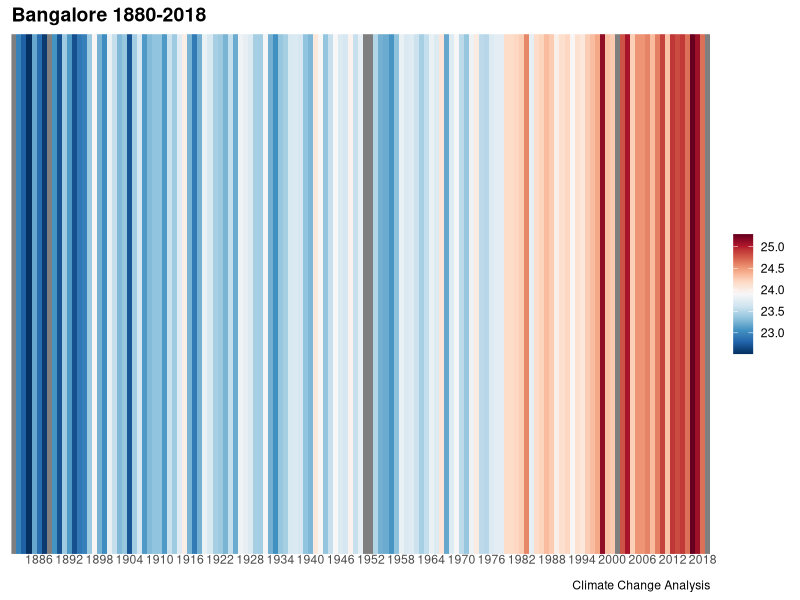

The R script that drew this image:
#installing the lubridate and tidyverse libraries
if(!require("lubridate")) install.packages("lubridate")
if(!require("tidyverse")) install.packages("tidyverse")

#adding libraries needed
library(tidyverse)
library(lubridate)
library(RColorBrewer)

#importing the annual temperatures of Bangalore from year 1881 to 2019
climate_bangalore <- read_csv("Bangalore_Climate_Change.csv")

# check if data is added correctly
str(climate_bangalore)

#select only the annual temperature and year column
climate_bangalore_year <- select(climate_bangalore,YEAR,metANN)

#rename the temperature column
climate_bangalore_year <- rename(climate_bangalore_year,temperature_annual=metANN)

#check missing values 999.9
summary(climate_bangalore_year)

#replacing missing values 999.9 with NA
climate_bangalore_year <- mutate(climate_bangalore_year,temperature_annual=ifelse(temperature_annual==999.9,NA,temperature_annual))

#converting year to date object with format(year month day)
climate_bangalore_year <- mutate(climate_bangalore_year,date=str_c(YEAR,"01-01",sep="-")%>%ymd())

#Creating the strips (default theme - theme_minimal)
theme_warming_strip <- theme_minimal()+
  theme(axis.text.y = element_blank(),
        axis.line.y = element_blank(),
        axis.title = element_blank(),
        panel.grid.major=element_blank(),
        legend.title = element_blank(),
        axis.text.x=element_text(vjust=3),
        panel.grid.minor=element_blank(),
        plot.title=element_text(size=14,face="bold")
  )

# adding additonal colors from RColorBrewer (adding blue and red)
col_strip <- brewer.pal(11,"RdBu")

# RColorBrewer information
brewer.pal.info

# creating dummy value for y axis and adjusting the width of the color bar in the legend
ggplot(climate_bangalore_year, aes(x=date,y=1,fill=temperature_annual))+
  geom_tile()+
  scale_x_date(date_breaks = "6 years",
               date_labels = "%Y",
               expand=c(0,0))+
  scale_y_continuous(expand=c(0,0))+
  scale_fill_gradientn(colors=rev(col_strip))+
  guides(fill=guide_colorbar(barwidth = 1))+
  labs(title="Bangalore 1880-2018",
       caption="Climate Change Analysis")+
  theme_warming_strip
